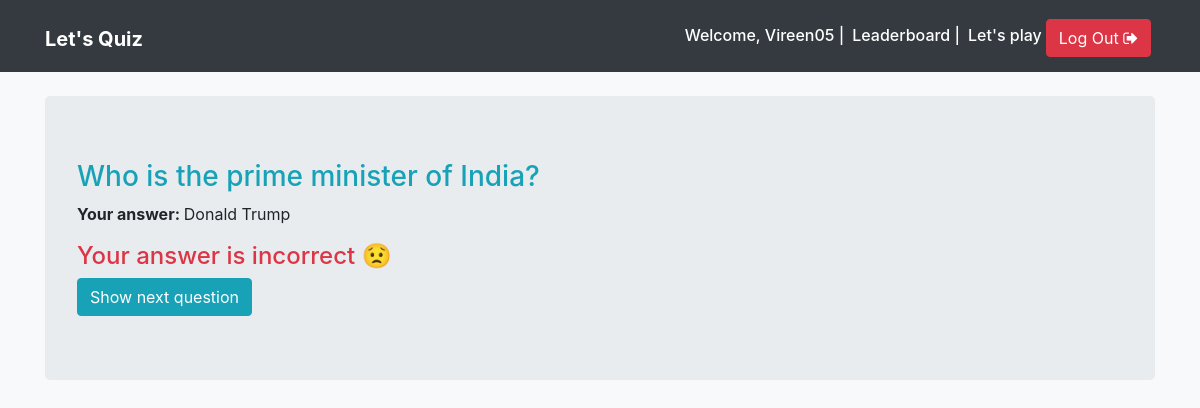
The app's page /submission-result/1/ (signed in) with its own data.
### quiz/models.py (models this page shows, shortened)
class AttemptedQuestion(TimeStampedModel):
    question = models.ForeignKey(Question, on_delete=models.CASCADE)
    quiz_profile = models.ForeignKey(QuizProfile, on_delete=models.CASCADE, related_name='attempts')
    selected_choice = models.ForeignKey(Choice, on_delete=models.CASCADE, null=True)
    is_correct = models.BooleanField(_('Was this attempt correct?'), default=False, null=False)
    marks_obtained = models.DecimalField(_('Marks Obtained'), default=0, decimal_places=2, max_digits=6)

class Question(TimeStampedModel):
    ALLOWED_NUMBER_OF_CORRECT_CHOICES = 1
    html = models.TextField(_('Question Text'))
    is_published = models.BooleanField(_('Has been published?'), default=False, null=False)
    maximum_marks = models.DecimalField(_('Maximum Marks'), default=4, decimal_places=2, max_digits=6)

class Choice(TimeStampedModel):
    MAX_CHOICES_COUNT = 4
    question = models.ForeignKey(Question, related_name='choices', on_delete=models.CASCADE)
    is_correct = models.BooleanField(_('Is this answer correct?'), default=False, null=False)
    html = models.TextField(_('Choice Text'))

### quiz/views.py (the view)
# urls.py: url(r'^submission-result/(?P<attempted_question_pk>\d+)/', views.submission_result, name='submission_result'),
@login_required()
def submission_result(request, attempted_question_pk):
    attempted_question = get_object_or_404(AttemptedQuestion, pk=attempted_question_pk)
    context = {
        'attempted_question': attempted_question,
    }
    return render(request, 'quiz/submission_result.html', context=context)

### templates/quiz/submission_result.html (shortened to what this page needs)
{% extends 'base.html' %}
{% block content %}
<div class="container">
	<div class="jumbotron my-4">
	   	<h3 class="text-info">{{ attempted_question.question.html|safe }}</h3>
		<p>
		    <strong>Your answer: </strong>
		    {{ attempted_question.selected_choice.html|safe }}
		</p>
		{% if attempted_question.selected_choice.is_correct %}
		<h4 class="text-success">Yayy!! Your answer is correct. High Five! 🙌</h4>
		{% else %}
		<h4 class="text-danger">Your answer is incorrect 😟</h4>
		{% endif %}
		<a class="btn btn-info" href="{% url 'quiz:play' %}">Show next question</a>
	</div>
</div>
{% endblock content %}

### templates/base.html (shortened to what this page needs)
{% load static %}
<!doctype html>
<html lang="en">
<head>
    <link rel="stylesheet" href="https://maxcdn.bootstrapcdn.com/bootstrap/4.0.0-beta.2/css/bootstrap.min.css">
    <link rel="stylesheet" href="https://maxcdn.bootstrapcdn.com/font-awesome/4.7.0/css/font-awesome.min.css">
    <link rel="stylesheet" href="https://maxcdn.bootstrapcdn.com/font-awesome/4.7.0/css/font-awesome.min.css">
    <link rel="stylesheet" href="{% static 'css/main.css' %}">
</head>
<body class="bg-light">
    <nav class="navbar navbar-expand-md navbar-dark bg-dark">
        <div class="container">
            <h1><a href="{% url 'quiz:home' %}" class="navbar-brand">
            <strong>Let's Quiz</strong></a></h1>
            <div class="collapse navbar-collapse justify-content-end " id="navbar">
                {% if not request.user.is_active %}
                <a href="{% url 'quiz:leaderboard' %}" class="btn btn-info mt-1 mx-1">Leaderboard</a>
                <a href="{% url 'quiz:login' %}" class="btn btn-info mt-1"><i class="fa fa-sign-in" aria-hidden="true"></i> Log In</a>
                {% else %}
                <h6 class="text-white mt-2 mr-2">Welcome, {{ request.user.username }} | </h6>
                <h6 class="text-white mt-2 mr-2"><a href="{% url 'quiz:leaderboard' %}" class="text-white">Leaderboard</a> |</h6>
                <h6 class="mt-2"><a href="{% url 'quiz:play' %}" class="text-white">Let's play</a></h6>
                <a href="{% url 'quiz:logout' %}" class="btn btn-danger mt-1 mx-1">Log Out <i class="fa fa-sign-out" aria-hidden="true"></i></a>
                {% endif %}
            </div>
        </div>
    </nav>
    {% block content %}
    {% endblock content %}
</body>
</html>

### records on screen
AttemptedQuestion: question.html "Who is the prime minister of India?", selected_choice.html "Donald Trump"

### other values on screen
{{ request.user.username }} "Vireen05"
